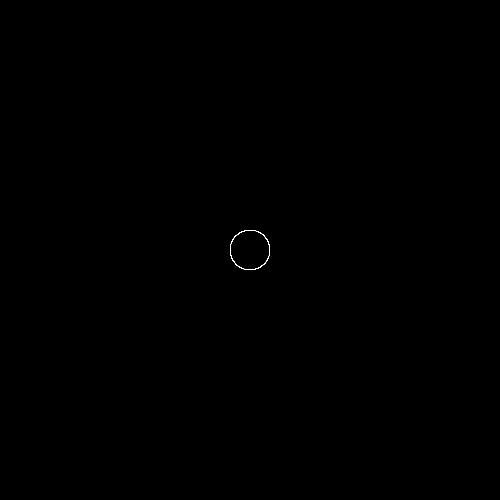
Frame 1 (no input)
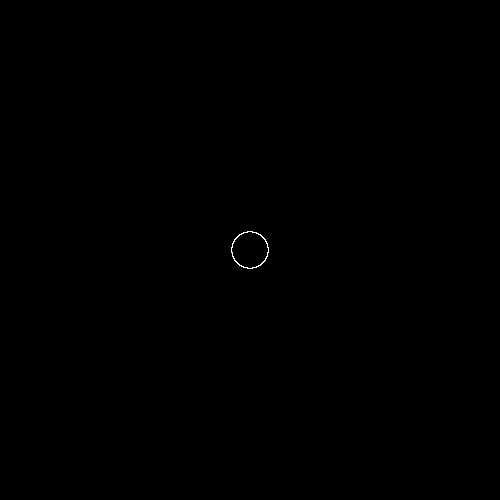
Frame 60 (the mouse pressed at the canvas centre just before this capture)
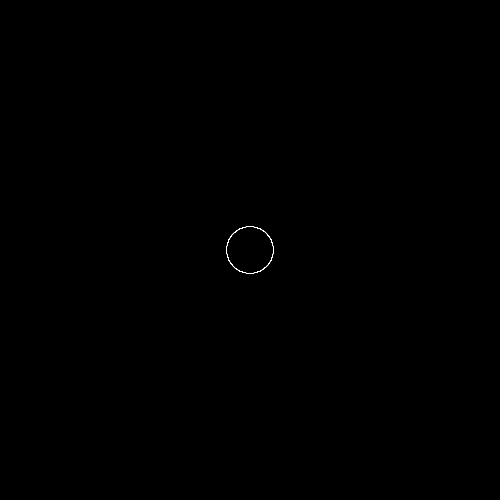
Frame 120 (the mouse held since frame 60 and released just before this capture)

The Processing sketch that drew these frames (run headless with seeded random() and noise(); from frame 60 on, the mouse is pressed at the canvas centre):

// Processing sketch: linesInACircle
// ── linesInACircle.pde
int N = 500;

PVector[] pos = new PVector[N];

PVector[] velocity = new PVector[N];

float radius = 5;
float Radius = 20;

void setup() {
  //fullScreen();
  size(500, 500);
  definePoint();
}

void draw() {
  background(0);
  calculatePoints();
  drawPoints();
}

void definePoint() {
  for (int i = 0; i < N; i++) {
    pos[i] = new PVector(width/2 + Radius*cos(2*PI*i/N), height/2 + Radius*sin(2*PI*-i/N));     
    float theta = 90-2*PI*i/N;
    float speed = 0.2;
    velocity[i] = new PVector(speed*cos(theta), speed*sin(theta));
  }
}

void calculatePoints() {
  //update the position of the shape
  
  for (int i = 0; i < N; i++) {
    pos[i].x += ( velocity[i].x );
    pos[i].y += ( velocity[i].y );
    
    // box border
    if (pos[i].x > width-radius/2 || pos[i].x < radius/2) {
      velocity[i].x *= -1;
    }
    if (pos[i].y > height-radius/2 || pos[i].y < radius/2) {
      velocity[i].y *= -1;
    }
  }
}

void drawPoints() {
  stroke(255);
  fill(255);
  for (int i = 0; i < N; i++) {    
    for (int j = 0; j < N; j++) {
      //line(xpos[i], ypos[i], xpos[j], ypos[j]);
    } 
    //circle(pos[i].x, pos[i].y, radius);
  }
  for (int i =  0; i < N-1; i++) {
    line(pos[i].x, pos[i].y, pos[i+1].x, pos[i+1].y);
  }
  line(pos[0].x, pos[0].y, pos[N-1].x, pos[N-1].y);
}
